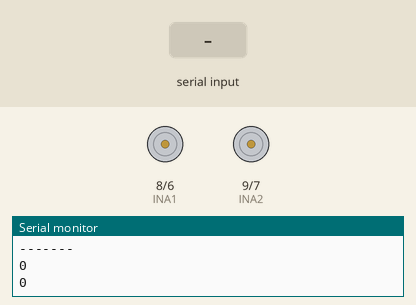
This sketch was run on a simulated Arduino Mega 2560, built with avr-gcc and run on an emulated ATmega2560. Parts: motor-driver pin pairs drawn as motors (green arrow = first pin HIGH = forward, orange = second pin HIGH = backward, longer = more drive, scaled by the enable pin), the last lines printed to the serial monitor. Inputs (shaded band) come from the test bench.

Above: at 1.2 s.
1.3 s: "1" received over the second serial link
At 1.7 s:
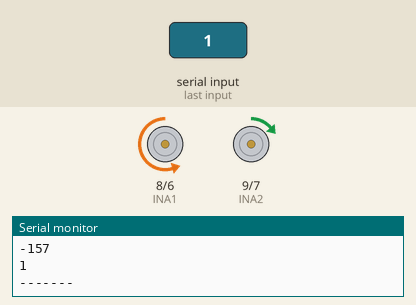
2.8 s: "0" received over the second serial link
At 4.0 s:
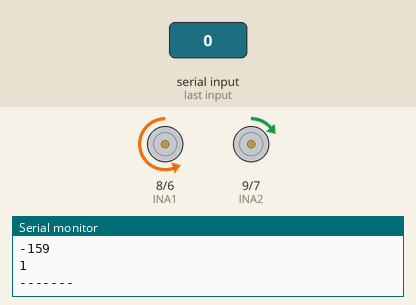
Timing chart, 0 to 5.8 s (numbered marks = the images above; inputs shaded):
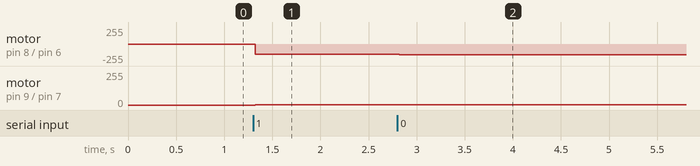

The sketch:

eestec-o-botique.ino
```cpp
const unsigned int ENA = 10;
const unsigned int INA1 = 8;
const unsigned int INA2 = 9;

const unsigned int ENB = 44;
const unsigned int INB1 = 6;
const unsigned int INB2 = 7;

int gauche = 0;
int droite = 0;

void setup() {
  // config outputs
  pinMode(ENA, OUTPUT);
  pinMode(INA1, OUTPUT);
  pinMode(INA2, OUTPUT);

  pinMode(ENB, OUTPUT);
  pinMode(INB1, OUTPUT);
  pinMode(INB2, OUTPUT);

  // initial status = stop & forward
  digitalWrite(INA1, HIGH);
  digitalWrite(INA1, LOW);
  digitalWrite(INB1, HIGH);
  digitalWrite(INB1, LOW);
  digitalWrite(ENA, LOW);
  digitalWrite(ENB, LOW);

  // init bluetooth
  Serial.begin(9600);
  Serial2.begin(9600);
}

void alimMoteurs(){
  //sens
  if(gauche >= 0){ // avance
    digitalWrite(INA1, HIGH);
    digitalWrite(INA2, LOW);
  }else{ // recule
    digitalWrite(INA1, LOW);
    digitalWrite(INA2, HIGH);
  }

  if(droite >= 0){ // avance
    digitalWrite(INB1, HIGH);
    digitalWrite(INB2, LOW);
  }else{ // recule
    digitalWrite(INB1, LOW);
    digitalWrite(INB2, HIGH);
  }

  // puissance
  analogWrite(ENA, gauche >= 0 ? gauche : -gauche);
  analogWrite(ENB, droite >= 0 ? droite : -droite);
}

void loop() {
  // récupère les données via bluetooth
  // PS : pour que les données soient
  // correctement reçues, il faut un
  // délai de 30 ms minimum entre chaque
  // transmission !
  // (30 ms est suffisant pour réagir
  // instantanément. Moins de 30 ms, peut
  // causer des problèmes)
  if(Serial2.available()){
    // g ou d recoit (unsigned) : [0, 255]
    // ce qui correspond à (signed) : [-127, 127]
    int g = Serial2.read();
    int d = Serial2.read();

    // [-inf, 0] -> 128
    // [0, inf] -> [0, inf]
    if(g < 0)
      g = 128;
    if(d < 0)
      d = 128;
    // [0, inf] -> [0, 255]
    if(g > 255)
      g = 255;
    if(d > 255)
      d = 255;


    if(g > 128){ // [128, 255]
      gauche = ((g - 0x7F) * 2) - 1; // [128, 255] -> [0, 255]
    }else{ // [0, 127]
      gauche = ((0x7F - g) * -2) - 1; // [0, 127] -> [-255, 1]
    }

    if(d > 128){ // [128, 255]
      droite = ((d - 0x7F) * 2) - 1; // [128, 255] -> [0, 255]
    }else{ // [0, 127]
      droite = ((0x7F - d) * -2) - 1; // [0, 127] -> [-255, 1]
    }
  }

  Serial.println("-------");
  Serial.println(gauche);
  Serial.println(droite);

  // amilentation des moteurs
  alimMoteurs();
}
```

Measured:
- after the input at 1.3 s, motor on pin 8 (INA1) / pin 6 (INB1): stopped → backward 157/255 at once; motor on pin 9 (INA2) / pin 7 (INB2): stopped → forward 1/255 at once
- after the input at 2.8 s, motor on pin 8 (INA1) / pin 6 (INB1): backward 157/255 → backward 159/255 at once
